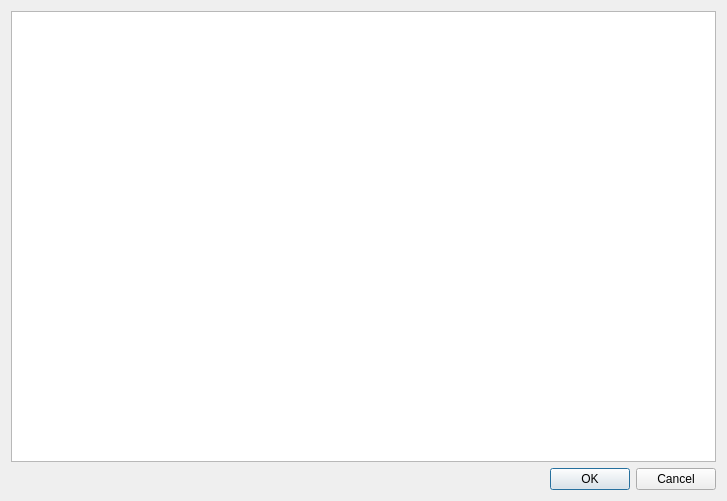
<?xml version="1.0" encoding="UTF-8"?>
<ui version="4.0">
 <class>ImportDialog</class>
 <widget class="QDialog" name="ImportDialog">
  <property name="geometry">
   <rect>
    <x>0</x>
    <y>0</y>
    <width>727</width>
    <height>501</height>
   </rect>
  </property>
  <property name="windowTitle">
   <string>Import</string>
  </property>
  <property name="modal">
   <bool>true</bool>
  </property>
  <layout class="QGridLayout" name="gridLayout">
   <item row="0" column="0">
    <layout class="QVBoxLayout" name="verticalLayout">
     <item>
      <widget class="QTableView" name="tableView">
       <property name="contextMenuPolicy">
        <enum>Qt::CustomContextMenu</enum>
       </property>
       <attribute name="verticalHeaderVisible">
        <bool>false</bool>
       </attribute>
      </widget>
     </item>
     <item>
      <widget class="QDialogButtonBox" name="buttonBox">
       <property name="orientation">
        <enum>Qt::Horizontal</enum>
       </property>
       <property name="standardButtons">
        <set>QDialogButtonBox::Cancel|QDialogButtonBox::Ok</set>
       </property>
      </widget>
     </item>
    </layout>
   </item>
  </layout>
 </widget>
 <resources/>
 <connections>
  <connection>
   <sender>buttonBox</sender>
   <signal>accepted()</signal>
   <receiver>ImportDialog</receiver>
   <slot>accept()</slot>
   <hints>
    <hint type="sourcelabel">
     <x>248</x>
     <y>254</y>
    </hint>
    <hint type="destinationlabel">
     <x>157</x>
     <y>274</y>
    </hint>
   </hints>
  </connection>
  <connection>
   <sender>buttonBox</sender>
   <signal>rejected()</signal>
   <receiver>ImportDialog</receiver>
   <slot>reject()</slot>
   <hints>
    <hint type="sourcelabel">
     <x>316</x>
     <y>260</y>
    </hint>
    <hint type="destinationlabel">
     <x>286</x>
     <y>274</y>
    </hint>
   </hints>
  </connection>
 </connections>
</ui>
